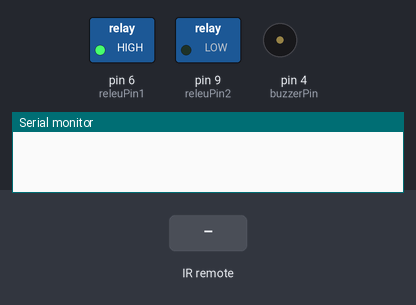
This sketch was run on a simulated Arduino Uno, built with avr-gcc and run on an emulated ATmega328P. Parts: switched loads named in the sketch (green lamp = pin HIGH), buzzer (waves = sounding), the last lines printed to the serial monitor. Inputs (shaded band) come from the test bench. Pins used as bus, display or sensor lines are not drawn.

Above: at 1.2 s.
1.3 s: infrared code 0xFFC23D received
At 3.81 s:
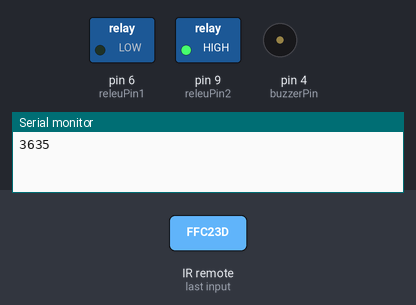
At 6.4 s:
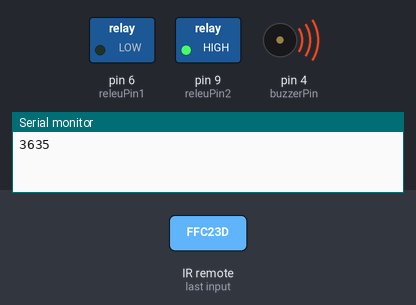
Timing chart, 0 to 10.3 s (numbered marks = the images above; inputs shaded):
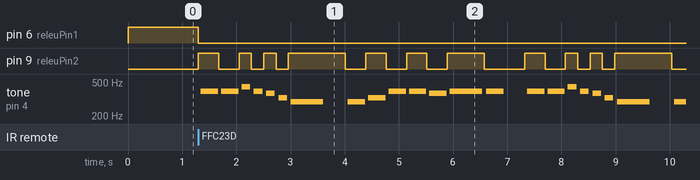

The sketch:

Proiect_SMI.ino
```cpp
#include <IRremote.h>
#include <util/delay.h>

const int receiver = 7;
IRrecv irrecv(receiver);
decode_results results;
const int releuPin1 = 6;
const int releuPin2 = 9;
const int buzzerPin = 4;


volatile int n;

//const int length =55; // numarul de note din fiecare piesa
//const char * notes = {"bbbbbbbDgab CCCCCbbbbbaabaD bbbbbbbDgab CCCCCbbbbDDCag "} ;
//const byte beats[55] = {2, 2, 4, 2, 2, 4, 2, 2, 3, 1, 6, 2, 2, 2, 3, 1, 2, 2, 2, 1, 1, 2, 2, 2, 2, 4, 2, 2, 2, 2, 4, 2, 2, 4, 2, 2, 3, 1, 6, 2, 2, 2, 3, 1, 2, 2, 2, 1, 1, 2, 2, 2, 2, 6, 2};
//const int tempo = 150;

//ramona
 int length = 73;
char notes[] = "ggagsed deggsgg ggagsed deggsgg DCbCDbCbabCabagabgagsgasgsesgeseddeggsgg "; // a space represents a rest
int beats[] = { 2,2,1,1,1,1,4,2,2,2,2,2,2,4,2,2,2,2,1,1,1,1,4,2,2,2,2,2,2,4,2,2,3,1,1,1,1,1,3,1,1,1,1,1,3,1,1,1,1,1,3,1,1,1,1,1,3,1,1,1,1,1,3,1,2,2,2,2,2,2,4,2,2 };

 //nuray
//int length = 63;
//char notes[] = "egbbbaCbagabgegasedeaaeesgsedgabbbaCbag DD bb baCdagabgegasede ";
//int beats[] = { 2,2,2,2,2,2,2,2,2,6,2,2,2,2,2,2,2,2,2,6,2,2,2,2,2,4,2,2,6,2,2,2,2,2,2,2,2,2,4,2,2,4,2,2,4,2,2,2,2,2,2,6,2,2,2,2,2,2,2,2,2,8,8 };

char names[] = { 'c', 'd', 'e', 'f', 's', 'g', 'a', 'v', 'b', 'C', 'D', 'E' };
int tones[] = { 1915, 1700, 1519, 1432, 1352, 1275, 1136, 1073, 1014, 956, 852, 758 };

int durata2 = 1000;
int semnal = 0;
boolean status = 0;
boolean aprins = 0;

unsigned long songMillis = 0;
bool check = false;
int thisNote = -1;

int i;

int tempo = 150;

long cm, cm2;

void doTheThingyThing(){
  for (i = 0; i < length,status; i++) {

    if (notes[i] == ' ') {
       cm = millis();
      cm2 = millis();
      Serial.println(cm);
      while(cm2 < (cm + beats[i] * tempo)){
        cm2=millis();
      readThingy();}
    } else {
      if(aprins)
        digitalWrite(releuPin2, LOW);
      else digitalWrite(releuPin2, HIGH);
      aprins = !aprins;
      playNote(notes[i], beats[i] * tempo);


    }
    // pause between notes
    cm = millis();
    cm2=millis()-10;
      while(cm2 < (cm + tempo / 2)){cm2=millis();
      readThingy();
      if(!status) break;}
      if(!status) break;

}

}


void setup()
{
    irrecv.enableIRIn();
    pinMode(releuPin1, OUTPUT);
    pinMode(releuPin2, OUTPUT);
    pinMode(buzzerPin, OUTPUT);
    Serial.begin(9600);
}


void loop() {

     if(status){
        digitalWrite(releuPin1, LOW);
        doTheThingyThing();
        thing();
     }
     else digitalWrite(releuPin1, HIGH);

     readThingy();
}

void thing(){
      digitalWrite(releuPin2,HIGH);
      delay(1000);
       digitalWrite(releuPin2,LOW);
      delay(1000);
}

void readThingy(){
   if (irrecv.decode(&results)) {
     if(results.value==0xFFC23D){
        status = !status;
     }
   irrecv.resume();
  }
}

void playTone(int tone, int duration) {
    for (long i = 0; i < duration * 1000L; i += tone * 2) {
        digitalWrite(buzzerPin, HIGH);
        delayMicroseconds(tone);
        digitalWrite(buzzerPin, LOW);
        delayMicroseconds(tone);
    }
}

void playNote(char note, int duration) {
    const char names[] = { 'c', 'd', 'e', 'f', 's', 'g', 'a', 'v', 'b', 'C', 'D', 'E' }; // note
    const int tones[] = { 1915, 1700, 1519, 1432, 1352, 1275, 1136, 1073, 1014, 956, 852, 758 }; // frecvente

    for (int i = 0; i < 12; i++) {
      if (names[i] == note) playTone(tones[i], duration);
    }
}
```

Measured:
- after the input at 1.3 s, pin 6 (releuPin1): HIGH → LOW at once; pin 9 (releuPin2): LOW → HIGH at once, → LOW 0.38 s later, → HIGH 0.38 s later, → LOW 0.23 s later, … (22 changes in this stretch)
